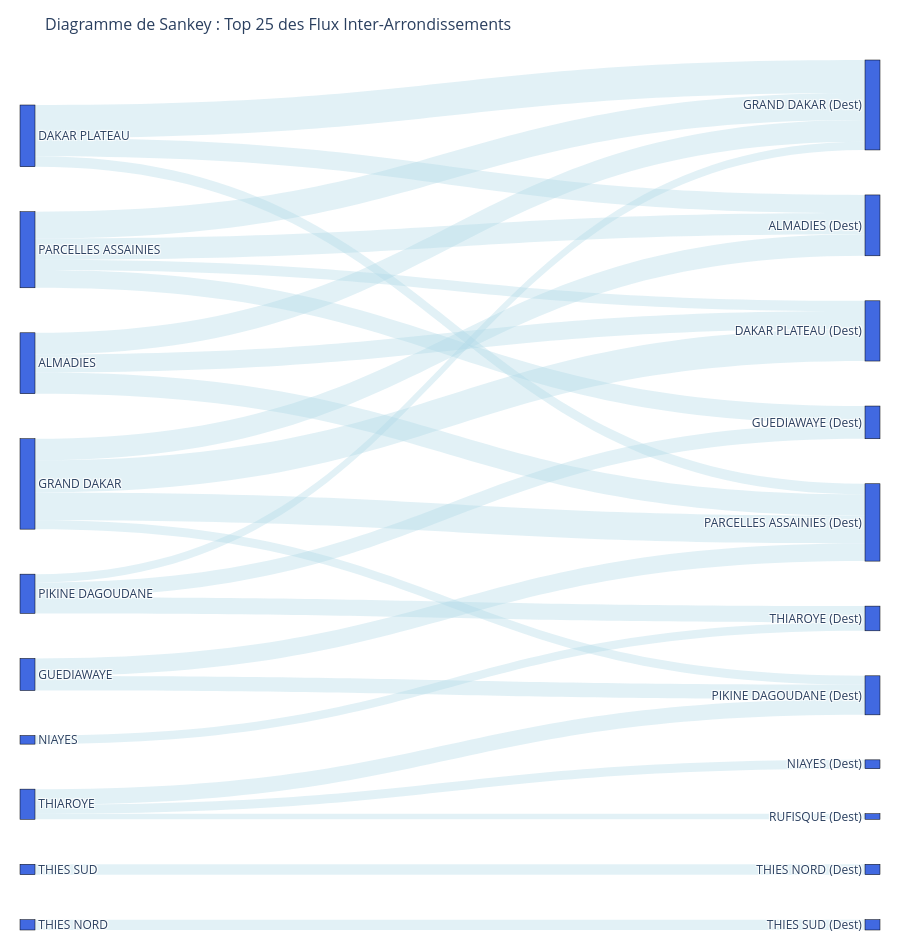

Notebook code for this chart:
### Code cell
import pandas as pd
import numpy as np
import plotly.graph_objects as go

# 1. Préparation de la matrice au niveau des arrondissements
# Assurez-vous que 'ARRONDISSEMENT' correspond au nom exact de la colonne dans SENEGAL_ARR_V2.csv

noms_arr = df_regions['ARR'].tolist() 

df_axes_arr = matrice.copy()
df_axes_arr.index = noms_arr
df_axes_arr.columns = noms_arr

# 2. Ignorer les déplacements internes (forcer la diagonale à 0)
np.fill_diagonal(df_axes_arr.values, 0)

# 3. Création du DataFrame des flux inter-arrondissementaux
liste_flux_arr = df_axes_arr.stack().reset_index()
liste_flux_arr.columns = ['Origine', 'Destination', 'Nombre de Déplacements']

# Filtrage des flux nuls pour alléger les calculs
liste_flux_arr = liste_flux_arr[liste_flux_arr['Nombre de Déplacements'] > 0]

# 4. Classement des axes les plus saturés (Top 25)
axes_arr = liste_flux_arr.sort_values(by='Nombre de Déplacements', ascending=False).head(25).reset_index(drop=True)
print("TOP 25 DES AXES INTER-ARRONDISSEMENTAUX LES PLUS SATURÉS :")
display(axes_arr)

# 5. Détermination des outliers (Goulots d'étranglement) via la règle des 3 sigmas
moyenne_arr = liste_flux_arr['Nombre de Déplacements'].mean()
ecartType_arr = liste_flux_arr['Nombre de Déplacements'].std()

# Calcul de la borne supérieure
borne_sup = moyenne_arr + 3 * ecartType_arr

print(f"\nMoyenne des déplacements : {moyenne_arr:.2f}")
print(f"Écart-type : {ecartType_arr:.2f}")
print(f"Seuil pour les goulots d'étranglement (> Moyenne + 3σ) : {borne_sup:.2f}")

outliers_arr = liste_flux_arr[liste_flux_arr['Nombre de Déplacements'] > borne_sup].sort_values(by='Nombre de Déplacements', ascending=False)
print("\nTop 10 des GOULOTS D'ÉTRANGLEMENT DÉTECTÉS (Outliers) :")
display(outliers_arr.head(10))

# 6. Génération du Diagramme de Sankey
# L'affichage est restreint au Top 25 pour maintenir une lisibilité optimale
sankey_data = axes_arr.copy()

# Création des listes de noeuds en différenciant l'origine de la destination
origines = sankey_data['Origine'].unique().tolist()
destinations = [f"{d} (Dest)" for d in sankey_data['Destination'].unique().tolist()]
labels = origines + destinations

# Création d'un dictionnaire de mapping vers des index entiers pour Plotly
mapping_orig = {nom: i for i, nom in enumerate(origines)}
mapping_dest = {nom.replace(" (Dest)", ""): i + len(origines) for i, nom in enumerate(destinations)}

sources = sankey_data['Origine'].map(mapping_orig).tolist()
targets = sankey_data['Destination'].map(mapping_dest).tolist()
values = sankey_data['Nombre de Déplacements'].tolist()

fig = go.Figure(data=[go.Sankey(
    node = dict(
      pad = 45,
      thickness = 15,
      line = dict(color = "black", width = 0.5),
      label = labels,
      color = "royalblue"
    ),
    link = dict(
      source = sources,
      target = targets,
      value = values,
      color = "rgba(173, 216, 230, 0.35)"
    ))])

fig.update_layout(
    title=dict(
        text="Diagramme de Sankey : Top 25 des Flux Inter-Arrondissements",
        font=dict(size=16)
    ),
    height=950,
    margin=dict(l=20, r=20, t=60, b=20)
)

fig.show()

### Figure 1 — Plotly figure (JSON) as saved in the notebook; plotly's stock layout.template omitted (floating-point values rounded to 4 significant figures)
{"data": [{"link": {"color": "rgba(173, 216, 230, 0.35)", "source": [0, 1, 1, 2, 3, 1, 3, 2, 0, 2, 3, 4, 5, 6, 5, 4, 0, 7, 8, 2, 6, 1, 9, 5, 6], "target": [10, 11, 12, 10, 10, 13, 12, 13, 13, 14, 11, 12, 15, 16, 14, 16, 12, 17, 18, 11, 19, 16, 15, 10, 20], "value": [4122922, 3995123, 3475526, 3337360, 2706969, 2697836, 2656747, 2626522, 2254405, 2224608, 2223819, 2188433, 2004926, 1957916, 1850555, 1810134, 1311537, 1291003, 1288842, 1281274, 1103271, 1092812, 1072019, 1034412, 693767]}, "node": {"color": "royalblue", "label": ["DAKAR PLATEAU", "GRAND DAKAR", "PARCELLES ASSAINIES", "ALMADIES", "GUEDIAWAYE", "PIKINE DAGOUDANE", "THIAROYE", "THIES SUD", "THIES NORD", "NIAYES", "GRAND DAKAR (Dest)", "DAKAR PLATEAU (Dest)", "PARCELLES ASSAINIES (Dest)", "ALMADIES (Dest)", "GUEDIAWAYE (Dest)", "THIAROYE (Dest)", "PIKINE DAGOUDANE (Dest)", "THIES NORD (Dest)", "THIES SUD (Dest)", "NIAYES (Dest)", "RUFISQUE (Dest)"], "line": {"color": "black", "width": 0.5}, "pad": 45, "thickness": 15}, "type": "sankey"}], "layout": {"height": 950, "margin": {"b": 20, "l": 20, "r": 20, "t": 60}, "title": {"font": {"size": 16}, "text": "Diagramme de Sankey : Top 25 des Flux Inter-Arrondissements"}}}
